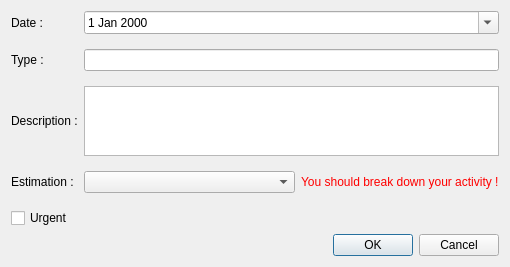
<?xml version="1.0" encoding="UTF-8"?>
<ui version="4.0">
 <class>ActivityDialog</class>
 <widget class="QDialog" name="ActivityDialog">
  <property name="geometry">
   <rect>
    <x>0</x>
    <y>0</y>
    <width>510</width>
    <height>257</height>
   </rect>
  </property>
  <property name="windowTitle">
   <string>Dialog</string>
  </property>
  <layout class="QVBoxLayout" name="verticalLayout">
   <item>
    <layout class="QGridLayout" name="gridLayout" columnstretch="15,85,0">
     <property name="verticalSpacing">
      <number>15</number>
     </property>
     <item row="0" column="0">
      <widget class="QLabel" name="label">
       <property name="text">
        <string>Date :</string>
       </property>
      </widget>
     </item>
     <item row="0" column="1" colspan="2">
      <widget class="QDateEdit" name="cmbDate">
       <property name="calendarPopup">
        <bool>true</bool>
       </property>
      </widget>
     </item>
     <item row="1" column="0">
      <widget class="QLabel" name="label_2">
       <property name="text">
        <string>Type :</string>
       </property>
      </widget>
     </item>
     <item row="1" column="1" colspan="2">
      <widget class="QLineEdit" name="txtType"/>
     </item>
     <item row="2" column="0">
      <widget class="QLabel" name="label_3">
       <property name="text">
        <string>Description :</string>
       </property>
      </widget>
     </item>
     <item row="2" column="1" colspan="2">
      <widget class="QTextEdit" name="txtDescription"/>
     </item>
     <item row="3" column="0">
      <widget class="QLabel" name="label_4">
       <property name="text">
        <string>Estimation :</string>
       </property>
      </widget>
     </item>
     <item row="3" column="1">
      <widget class="QComboBox" name="cmbEstimation"/>
     </item>
     <item row="4" column="0">
      <widget class="QCheckBox" name="chkUrgent">
       <property name="text">
        <string>Urgent</string>
       </property>
      </widget>
     </item>
     <item row="3" column="2">
      <widget class="QLabel" name="lblWarning">
       <property name="styleSheet">
        <string notr="true">color: rgb(255, 0, 0);</string>
       </property>
       <property name="text">
        <string>You should break down your activity !</string>
       </property>
      </widget>
     </item>
    </layout>
   </item>
   <item>
    <widget class="QDialogButtonBox" name="buttonBox">
     <property name="orientation">
      <enum>Qt::Horizontal</enum>
     </property>
     <property name="standardButtons">
      <set>QDialogButtonBox::Cancel|QDialogButtonBox::Ok</set>
     </property>
    </widget>
   </item>
  </layout>
 </widget>
 <resources/>
 <connections>
  <connection>
   <sender>buttonBox</sender>
   <signal>accepted()</signal>
   <receiver>ActivityDialog</receiver>
   <slot>accept()</slot>
   <hints>
    <hint type="sourcelabel">
     <x>248</x>
     <y>254</y>
    </hint>
    <hint type="destinationlabel">
     <x>157</x>
     <y>274</y>
    </hint>
   </hints>
  </connection>
  <connection>
   <sender>buttonBox</sender>
   <signal>rejected()</signal>
   <receiver>ActivityDialog</receiver>
   <slot>reject()</slot>
   <hints>
    <hint type="sourcelabel">
     <x>316</x>
     <y>260</y>
    </hint>
    <hint type="destinationlabel">
     <x>286</x>
     <y>274</y>
    </hint>
   </hints>
  </connection>
 </connections>
</ui>
